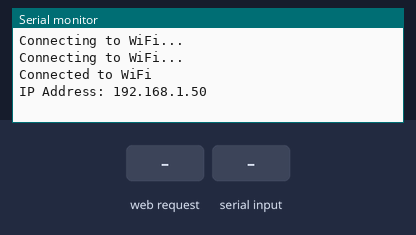
A sketch run on a simulated ESP32. On the bench: the last lines printed to the serial monitor. The test bench sets the inputs (shaded band). WiFi joins after 1.5 s; servers stay silent unless stated; uploads are accepted with an empty reply; not simulated (calls return 0 or success): arduino_secrets.h.

Above: at 3.2 s.
3.3 s: HTTP request GET /data received
At 4.6 s:
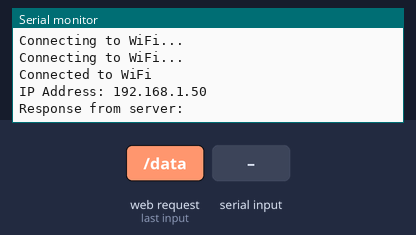
5.0 s: "1" received over Serial
At 6.16 s:
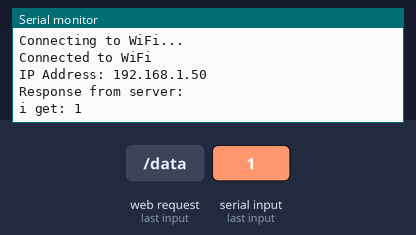

The sketch:

api_work.ino
```cpp
#include "MyWebServer.h"
#include "arduino_secrets.h"
#include <ArduinoJson.h>
#include <WiFi.h>

const char *ssid = MY_SSID;
const char *password = MY_PASSWORD;

MyWebServer myServer(80);

void setup() {
  Serial.begin(115200);
  WiFi.begin(ssid, password);

  while (WiFi.status() != WL_CONNECTED) {
    delay(1000);
    Serial.println("Connecting to WiFi...");
  }

  Serial.println("Connected to WiFi");
  Serial.println("IP Address: " + WiFi.localIP().toString());

  myServer.begin();
}

void loop() {
  myServer.handleClient();

  // Receive data from the Python server
  String receivedData = myServer.getLastReceivedData();
  if (receivedData.length() > 0) {
    // Parse the received JSON data
    DynamicJsonDocument doc(1024);
    DeserializationError error = deserializeJson(doc, receivedData);

    if (error) {
      Serial.print("Failed to parse JSON: ");
      Serial.println(error.c_str());
    } else {
      // Extract the "data" field
      String data = doc["data"];
      Serial.println("Extracted data from Python server: " + data);
    }

    // Clear the received data after processing
    myServer.clearLastReceivedData();
  }

  // Send data to the Python server from serial port
  if (Serial.available() > 0) {
    String dataToSend = Serial.readString();
    Serial.println("i get: " + dataToSend);
    myServer.sendDataToPythonServer(dataToSend);
  }
}
```

MyWebServer.cpp
```cpp
#include "MyWebServer.h"
#include <ArduinoJson.h>

MyWebServer::MyWebServer(int port) : server(port), lastReceivedData("") {}

void MyWebServer::begin() {
  server.on("/", HTTP_GET, std::bind(&MyWebServer::handleRoot, this));
  server.on("/data", HTTP_GET, std::bind(&MyWebServer::handleGetRequest, this));
  server.on("/data", HTTP_POST,
            std::bind(&MyWebServer::handlePostRequest, this));
  server.onNotFound(std::bind(&MyWebServer::handleNotFound, this));
  server.begin();
}

void MyWebServer::handleClient() { server.handleClient(); }

void MyWebServer::handleRoot() {
  server.send(200, "text/plain", "Welcome to the ESP32 Web Server");
}

void MyWebServer::clearLastReceivedData() {
  lastReceivedData = ""; // Clear the stored data
}

void MyWebServer::handleGetRequest() {
  String message = "Received GET request!";
  server.send(200, "application/json", "{\"message\":\"" + message + "\"}");
  sendDataToPythonServer(message);
}

void MyWebServer::handlePostRequest() {
  if (server.hasArg("plain")) {
    lastReceivedData = server.arg("plain"); // Store the received data
    server.send(200, "application/json",
                "{\"received\":\"" + lastReceivedData + "\"}");
  } else {
    server.send(400, "application/json",
                "{\"error\":\"No message body received\"}");
  }
}

void MyWebServer::sendDataToPythonServer(const String &data) {
  if (WiFi.status() == WL_CONNECTED) {
    HTTPClient http;
    http.begin("http://192.168.1.123:6678/esp32"); // Server URL
    http.addHeader("Content-Type",
                   "application/json"); // Specify the content type

    // Create a JSON document
    StaticJsonDocument<200> jsonDoc;
    jsonDoc["data"] = data;

    // Serialize JSON document to string
    String requestBody;
    serializeJson(jsonDoc, requestBody);

    // Send POST request
    int httpResponseCode = http.POST(requestBody);

    if (httpResponseCode > 0) {
      String response = http.getString();
      Serial.println("Response from server: " + response);
    } else {
      Serial.println("Error on sending POST: " + String(httpResponseCode));
    }

    http.end(); // Close connection
  } else {
    Serial.println("WiFi not connected");
  }
}

void MyWebServer::handleNotFound() {
  server.send(404, "text/plain", "404: Not Found");
}

String MyWebServer::getLastReceivedData() { return lastReceivedData; }
```

MyWebServer.h
```cpp
#ifndef MY_WEB_SERVER_H
#define MY_WEB_SERVER_H

#include <HTTPClient.h>
#include <WebServer.h>
#include <WiFi.h>

class MyWebServer {
public:
  MyWebServer(int port);
  void begin();
  void handleClient();
  String getLastReceivedData();
  void sendDataToPythonServer(const String &data); // Public method to send data

  void clearLastReceivedData();

private:
  WebServer server;
  String lastReceivedData;

  void handleRoot();
  void handleNotFound();
  void handleGetRequest();
  void handlePostRequest();
};

#endif
```

Measured:
- after the input at 3.3 s, the serial monitor: prints a new line after 0.20 s (image 1)
- after the input at 5.0 s, the serial monitor: prints a new line after 1.0 s (image 2)
